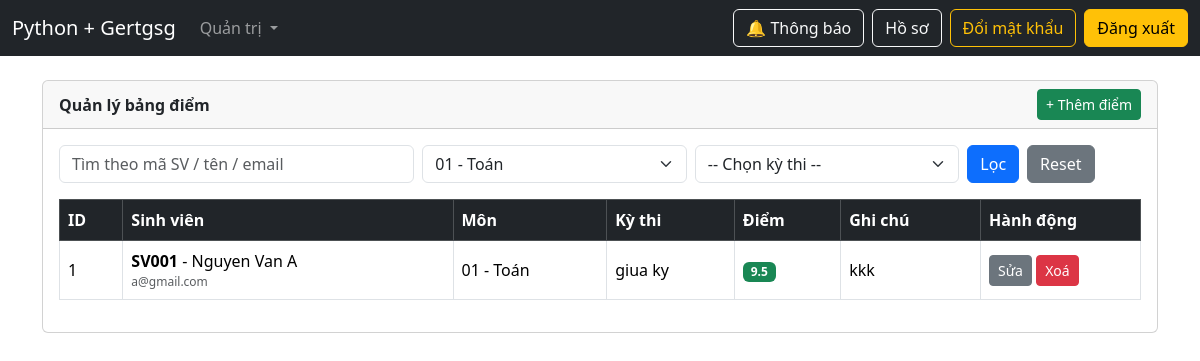
The page /admin/grades?subject_id=1 (signed in) on the database its author committed.
### models.py (models this page shows, shortened)
class Grade(db.Model):
    __tablename__ = "grades"
    id = db.Column(db.Integer, primary_key=True, autoincrement=True)
    student_id = db.Column(
        db.Integer,
        db.ForeignKey("students.id", ondelete="CASCADE"),
        nullable=False,
        index=True,
    )
    subject_id = db.Column(
        db.Integer,
        db.ForeignKey("subjects.id", ondelete="CASCADE"),
        nullable=False,
        index=True,
    )
    exam_id = db.Column(
        db.Integer,
        db.ForeignKey("exams.id", ondelete="CASCADE"),
        nullable=False,
        index=True,
    )
    score = db.Column(db.Float, nullable=False)
    note = db.Column(db.Text, nullable=True)
    created_at = db.Column(db.DateTime, server_default=db.func.now())
    __table_args__ = (
        db.UniqueConstraint("student_id", "subject_id", "exam_id", name="uq_grade"),
    )
    student = db.relationship("Student", backref=db.backref("grades", lazy=True))
    subject = db.relationship("Subject", backref=db.backref("grades", lazy=True))
    exam = db.relationship("Exam", backref=db.backref("grades", lazy=True))

class Student(UserMixin, db.Model):
    __tablename__ = "students"
    id = db.Column(db.Integer, primary_key=True)
    ma_sv = db.Column(db.String(50), unique=True, nullable=False, index=True)
    ten_sv = db.Column(db.String(255), nullable=False, index=True)
    email = db.Column(db.String(255), unique=True, nullable=False, index=True)
    mat_khau = db.Column(db.String(255), nullable=False)
    role = db.Column(db.String(20), nullable=False, default="student", index=True)
    avatar = db.Column(db.String(255), nullable=True)
    gioi_tinh = db.Column(db.String(10), nullable=True)
    dia_chi = db.Column(db.Text, nullable=True)
    failed_attempts = db.Column(db.Integer, nullable=False, default=0)
    last_failed_at = db.Column(db.DateTime, nullable=True)
    lock_until = db.Column(db.DateTime, nullable=True)
    class_id = db.Column(
        db.Integer,
        db.ForeignKey("classes.id", ondelete="SET NULL"),
        nullable=True,
        index=True,
    )
    class_ = db.relationship("Class", back_populates="students")
    teaching_classes = db.relationship(
        "Class",
        secondary=teacher_classes,
        back_populates="teachers",
        lazy="subquery",
    )

class Subject(db.Model):
    __tablename__ = "subjects"
    id = db.Column(db.Integer, primary_key=True, autoincrement=True)
    code = db.Column(db.String(50), unique=True, nullable=False, index=True)
    name = db.Column(db.String(255), nullable=False, index=True)
    credits = db.Column(db.Integer, nullable=False, default=3)
    description = db.Column(db.Text, nullable=True)

class Exam(db.Model):
    __tablename__ = "exams"
    id = db.Column(db.Integer, primary_key=True, autoincrement=True)
    name = db.Column(db.String(255), nullable=False, index=True)
    exam_date = db.Column(db.Date, nullable=True)
    description = db.Column(db.Text, nullable=True)
    subject_id = db.Column(
        db.Integer,
        db.ForeignKey("subjects.id", ondelete="CASCADE"),
        nullable=False,
        index=True,
    )
    subject = db.relationship("Subject", backref=db.backref("exams", lazy=True))

### admin_routes.py (the view)
@admin_bp.get("/grades")
@login_required
@roles_required("admin")
def admin_grades():
    student_q = (request.args.get("student_q") or "").strip()
    subject_id = (request.args.get("subject_id") or "").strip()
    exam_id = (request.args.get("exam_id") or "").strip()
    query = Grade.query
    if student_q:
        query = query.join(Student).filter(
            (Student.ma_sv.ilike(f"%{student_q}%")) |
            (Student.ten_sv.ilike(f"%{student_q}%")) |
            (Student.email.ilike(f"%{student_q}%"))
        )
    if subject_id.isdigit():
        query = query.filter(Grade.subject_id == int(subject_id))
    if exam_id.isdigit():
        query = query.filter(Grade.exam_id == int(exam_id))
    grades = query.order_by(Grade.id.desc()).all()
    subjects = Subject.query.order_by(Subject.id.desc()).all()
    exams = Exam.query.order_by(Exam.id.desc()).all()
    return render_template(
        "admin/grades.html",
        grades=grades,
        subjects=subjects,
        exams=exams,
        student_q=student_q,
        subject_id=subject_id,
        exam_id=exam_id,
    )

### app.py (called while the page is built)
@app.context_processor
def inject_csrf():
    def form_csrf_token():
        return Markup(f'<input type="hidden" name="csrf_token" value="{generate_csrf()}">')
    return dict(form_csrf_token=form_csrf_token)

@login_manager.user_loader
def load_user(user_id: str):
    try:
        return Student.query.get(int(user_id))
    except Exception:
        return None

@app.context_processor
def inject_noti_count():
    if current_user.is_authenticated:
        count = Notification.query.filter_by(user_id=current_user.id, is_read=False).count()
        return {"noti_unread_count": count}
    return {"noti_unread_count": 0}

### auth.py (called while the page is built)
def roles_required(*roles):
    def decorator(fn):
        @wraps(fn)
        def wrapper(*args, **kwargs):
            if not current_user.is_authenticated:
                abort(401)
            user_role = (getattr(current_user, "role", "") or "").strip().lower()
            if user_role not in [r.lower() for r in roles]:
                abort(403)
            return fn(*args, **kwargs)
        return wrapper
    return decorator

### templates/admin/grades.html (shortened to what this page needs)
{% extends "base.html" %}
{% set title = "Quản lý bảng điểm" %}
{% block content %}
<div class="card text-dark">
  <div class="card-header d-flex justify-content-between align-items-center">
    <b>Quản lý bảng điểm</b>
    <a class="btn btn-success btn-sm" href="{{ url_for('admin.admin_grade_create') }}">+ Thêm điểm</a>
  </div>
  <div class="card-body">
    <form class="row g-2 mb-3" method="GET">
      <div class="col-md-4">
        <input class="form-control" name="student_q" placeholder="Tìm theo mã SV / tên / email"
               value="{{ student_q }}">
      </div>
      <div class="col-md-3">
        <select class="form-select" name="subject_id">
          {% for s in subjects %}
            <option value="{{ s.id }}" {% if subject_id|int == s.id %}selected{% endif %}>
              {{ s.code if s.code else s.id }} - {{ s.name if s.name else "" }}
            </option>
          {% endfor %}
        </select>
      </div>
      <div class="col-md-3">
        <select class="form-select" name="exam_id">
          <option value="">-- Chọn kỳ thi --</option>
        </select>
      </div>
      <div class="col-md-2 d-flex gap-2">
        <button class="btn btn-primary">Lọc</button>
        <a class="btn btn-secondary" href="{{ url_for('admin.admin_grades') }}">Reset</a>
      </div>
    </form>
    <div class="table-responsive">
      <table class="table table-bordered align-middle">
        <thead class="table-dark">
          <tr>
            <th>ID</th>
            <th>Sinh viên</th>
            <th>Môn</th>
            <th>Kỳ thi</th>
            <th>Điểm</th>
            <th>Ghi chú</th>
            <th style="width:160px;">Hành động</th>
          </tr>
        </thead>
        <tbody>
          {% for g in grades %}
          <tr>
            <td>{{ g.id }}</td>
            <td>
              <b>{{ g.student.ma_sv }}</b> - {{ g.student.ten_sv }}
              <div class="text-muted" style="font-size:12px;">{{ g.student.email }}</div>
            </td>
            <td>{{ g.subject.code if g.subject.code else g.subject.id }} - {{ g.subject.name if g.subject.name else "" }}</td>
            <td>{{ g.exam.name if g.exam.name else ("Kỳ thi #" ~ g.exam.id) }}</td>
            <td><span class="badge bg-success">{{ g.score }}</span></td>
            <td>{{ g.note or "" }}</td>
            <td>
              <a class="btn btn-sm btn-secondary" href="{{ url_for('admin.admin_grade_edit', grade_id=g.id) }}">Sửa</a>
              <form method="POST" action="{{ url_for('admin.admin_grade_delete', grade_id=g.id) }}" style="display:inline;">
                <button class="btn btn-sm btn-danger" onclick="return confirm('Xoá điểm này?')">Xoá</button>
              </form>
            </td>
          </tr>
          {% endfor %}
        </tbody>
      </table>
    </div>
  </div>
</div>
{% endblock %}

### rows shown on the page
Grade: id "1", student.ma_sv "SV001", student.ten_sv "Nguyen Van A", student.email "a@gmail.com", subject "01", subject "Toán", exam "giua ky", score "9.5", note "kkk"

### other values the page prints
form field subject_id "01 - Toán"
